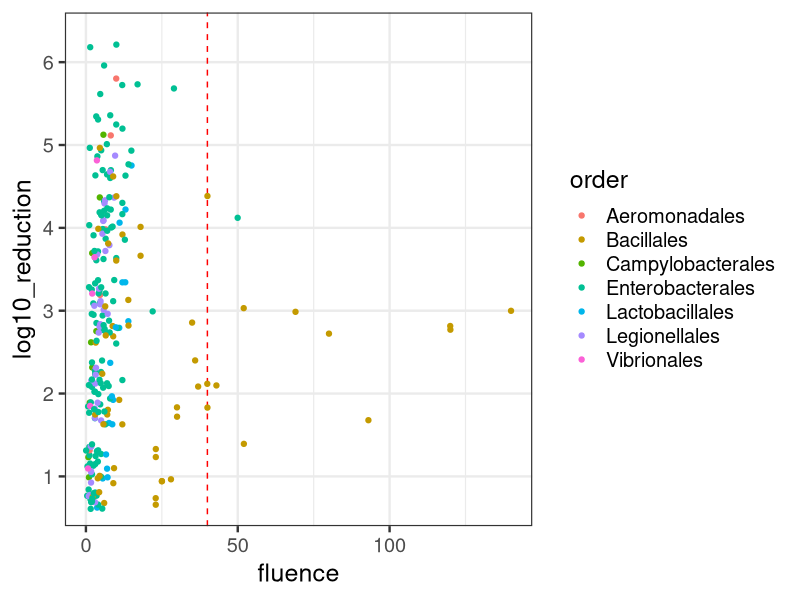
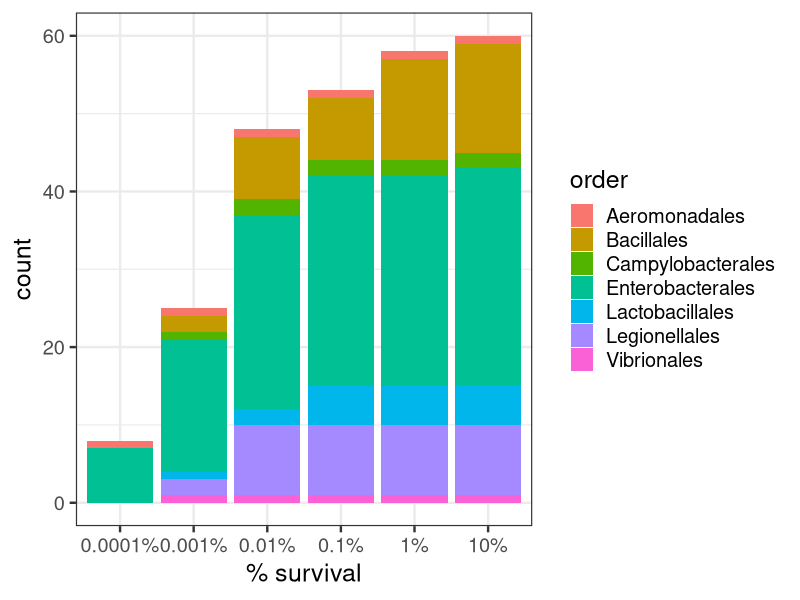
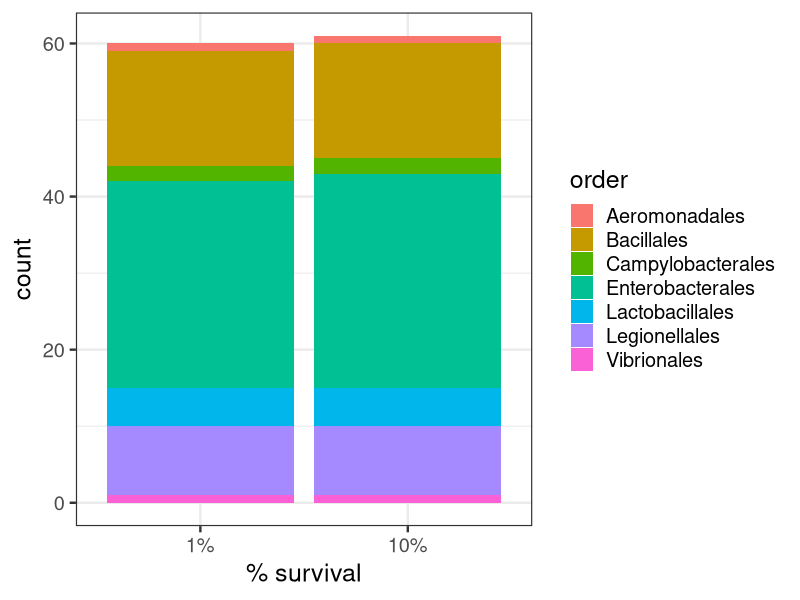

Recreate these plots in R, in order.
## ---- chunk 1
#| label: load-packages
#| include: false
library(tidyverse)
library(scales)
setwd("~/Desktop/UV/")
## ---- chunk 2
#| label: load-data

# making list to filter out kingdoms we are not interested in
remove <- c("Animalia", "Plantae","Fungi","Protozoa","Archaea","Virus")

# read in UV data
UV <- read.csv("UV_full.csv", header=TRUE)

# rename columns
names(UV) <- c("kingdom", 'phyla',	'class',	'order',	'family',	'genera',	'gram',	"species",	"number",	"method",	"type",	"host",	"lamp",	"wavelength",	"1",	"2",	"3",	"4",	"5",	"6",	"protocol",	"tailing",	"antibiotic_resistant",	"reference",	"action_spectrum", "pathogen")

# pivot table from wider to longer on fluence value required for log10 reduction of microbe
UV <-  pivot_longer(UV, c("1",	"2",	"3",	"4",	"5",	"6"), names_to = "log10_reduction", values_to = "fluence") %>% 
  # use log10 reduction as number
  #transform(log10_reduction = as.numeric(log10_reduction)) %>% 
  # remove empty rows with no UV data
  filter(!is.na(fluence)) %>% 
  # select specific columns to take forward
  select("kingdom", 'order',	'genera',	'gram',	"species",	"lamp",	"wavelength",	"antibiotic_resistant",	"pathogen", "log10_reduction", "fluence") %>%
  # filter out unwanted kingdoms
  filter(!kingdom %in% remove) %>%
  # filter out non-pathogens
  filter(pathogen == "Y") %>%
  # thresholding fluence
  filter(fluence >= 0 & fluence <= 500)

# add conditional column of % survival based on log10_reduction
UV <- mutate(UV,
             percent_survival = case_when(log10_reduction == 1 ~ "10%",
                                       log10_reduction == 2 ~ "1%",
                                       log10_reduction == 3 ~ "0.1%",
                                       log10_reduction == 4 ~ "0.01%",
                                       log10_reduction == 5 ~ "0.001%",
                                       log10_reduction == 6 ~ "0.0001%"))
## ---- chunk 3
#| label: fig-scatterplot
#| fig-cap: "Log10 reduction in bacterial load at increasing UV fluence"
#| fig-width: 10
#| fig-height: 7

cbp1 <- c("#999999", "#E69F00", "#CC79A7", "#56B4E9",
          "#F0E442", "#0072B2", "#D55E00", "#009E73")

ggplot(UV, aes(x=fluence, y=log10_reduction)) +
  theme_bw(base_size=18) +  
  geom_vline(xintercept=40, linetype="dashed", color = "red") +
  geom_jitter(aes(col=order))
## ---- chunk 4
#| label: fig-histogram1
#| fig-cap: "Using a 40 mJ/cm lamp (or weaker), expected survival of bacteria"
#| fig-width: 10
#| fig-height: 7

UV_2 <- filter(UV, fluence<=40)
ggplot(UV_2, aes(x=percent_survival,fill=order)) +
  theme_bw(base_size=18) + 
  geom_bar() +
  labs(x="% survival")
## ---- chunk 5
#| label: fig-histogram2
#| fig-cap: "Expected survival of >0.01% of pathogen pop."
#| fig-width: 10
#| fig-height: 7

UV_2 <- filter(UV, log10_reduction <3)
ggplot(UV_2, aes(x=percent_survival,fill=order)) +
  theme_bw(base_size=18) + 
  geom_bar() +
  labs(x="% survival")
## ---- chunk 6
#| label: scraps
#| include: false
  #geom_smooth(aes(col=kingdom),method = "lm") +
  #scale_color_manual(values=cbp1) 
  #labs(x="Log10 Reduction", y="Fluence (mJ/cm2)", title="% reduction, pathogenic species") +
  #scale_y_continuous(trans = log10_trans(), breaks = trans_breaks("log10", function(x) 10^x), labels = trans_format("log10", math_format(10^.x)))

# UV %>% 
#   select("kingdom", 'phyla',	'class',	'order',	'family',	'genera',	'gram',	"species",	"number",	"method",	"type",	"host",	"lamp",	"wavelength",	"protocol",	"tailing",	"antibiotic_resistant",	"reference",	"action_spectrum", "pathogen", "percent_reduction", "fluence") %>% 
#   filter(!kingdom %in% remove) %>%
#   #filter(!percent_reduction ==	"99.9999%") %>%
#   #filter(!percent_reduction == "99.999%") %>%
#   filter(pathogen == "Y") %>%
#   filter(kingdom == "Bacteria") %>% 
#   ggplot(aes(x=percent_reduction, y=fluence)) +
#   theme_bw(base_size=18) +  
#   geom_hline(yintercept=40, linetype="dashed", color = "red") +
#   geom_boxplot(position = position_dodge(preserve = "single")) +
#   labs(x="Percent Reduction", y="Fluence (mJ/cm2)", title="% reduction, pathogenic bacterial species") 
#   #scale_y_continuous(trans = log10_trans(), breaks = trans_breaks("log10", function(x) 10^x), labels = trans_format("log10", math_format(10^.x)))
# UV %>% 
#   filter(kingdom== "Bacteria") %>% 
#   filter(pathogen == "Y") %>% 
#   #filter(fluence > 40) %>% 
#   write.csv("bacteria3.csv")
# 
# UV_bacteria <- filter(UV, !is.na(gram))
# UV_bacteria <- filter(UV_bacteria, log_reduction =="log_2")
# 
# UV_bacteria %>% 
#   ggplot(aes(x=percent_reduction, y=fluence)) + 
#   geom_boxplot() +
#   theme_bw(base_size=18) +
#   #coord_cartesian(ylim=c(0,20)) +
#   labs(x="Percent Reduction in Bacteria", y="Fluence (mJ/cm2)")
#   #scale_y_continuous(trans = log10_trans(), breaks = trans_breaks("log10", function(x) 10^x), labels = trans_format("log10", math_format(10^.x)))
# 
# UV %>%
#   filter(species == "Listeria monocytogenes") %>%
#   ggplot(aes(x=percent_reduction, y=fluence)) +
#   geom_point(size=3) +
#   theme_bw(base_size=18) +
#   #scale_x_continuous(breaks = scales::pretty_breaks(n = 10)) +
#   geom_hline(yintercept=40, linetype="dashed", color = "red") +
#   #scale_fill_manual(values=c("#E69F00", "#56B4E9", "#009E73", "#F0E442", "#0072B2", "#D55E00", "#CC79A7")) +
#   labs(x="Reduction in Listeria monocytogenes", y="UV Fluence (mJ/cm2)")
# 
# UV %>%
#   filter(str_detect(species, "Cryptosporidium*")) %>%
#   ggplot(aes(x=percent_reduction, y=fluence)) +
#   geom_boxplot() +
#   theme_bw(base_size=18) +
#   #scale_x_continuous(breaks = scales::pretty_breaks(n = 10)) +
#   geom_hline(yintercept=40, linetype="dashed", color = "red") +
#   #scale_fill_manual(values=c("#E69F00", "#56B4E9", "#009E73", "#F0E442", "#0072B2", "#D55E00", "#CC79A7")) +
#   labs(x="Reduction in Cryptosporidium", y="UV Fluence (mJ/cm2)")
# 
# UV %>%
#   filter(str_detect(species, "Salmonella*")) %>%
#   ggplot(aes(x=percent_reduction, y=fluence)) +
#   geom_boxplot() +
#   theme_bw(base_size=18) +
#   #scale_x_continuous(breaks = scales::pretty_breaks(n = 10)) +
#   geom_hline(yintercept=40, linetype="dashed", color = "red") +
#   #scale_fill_manual(values=c("#E69F00", "#56B4E9", "#009E73", "#F0E442", "#0072B2", "#D55E00", "#CC79A7")) +
#   labs(x="Reduction in Salmonella", y="UV Fluence (mJ/cm2)")
# 
# 
# UV %>%
#   filter(str_detect(species, "Legionella*")) %>%
#   ggplot(aes(x=percent_reduction, y=fluence)) +
#   geom_boxplot() +
#   theme_bw(base_size=18) +
#   #scale_x_continuous(breaks = scales::pretty_breaks(n = 10)) +
#   geom_hline(yintercept=40, linetype="dashed", color = "red") +
#   #scale_fill_manual(values=c("#E69F00", "#56B4E9", "#009E73", "#F0E442", "#0072B2", "#D55E00", "#CC79A7")) +
#   labs(x="Reduction in Legionella", y="UV Fluence (mJ/cm2)")
# 
# 
# UV %>%
#   filter(str_detect(number, "O157.*")) %>% 
#   ggplot(aes(y=fluence, x=log10_reduction)) +
#   geom_boxplot() +
#   theme_bw(base_size=18) +
#   geom_hline(yintercept=40, linetype="dashed", color = "red") +
#   scale_y_continuous(breaks = scales::pretty_breaks(n = 10)) +
#   #scale_fill_manual(values=c("#E69F00", "#56B4E9", "#009E73", "#F0E442", "#0072B2", "#D55E00", "#CC79A7")) +
#   labs(x="Log 10 Reduction in E. coli 0157:H7", y="UV Fluence (mJ/cm2)")
# 
# UV_all <- filter(UV, log_reduction == "log_1")
# ggplot(UV_all, aes(x=kingdom, y=fluence)) + 
#   geom_jitter(aes(col=phyla)) +
#   geom_hline(yintercept=40, linetype="dashed", color = "red") +
#   labs(x="Kingdom", y="Fluence (mJ/cm2)", title="dose required for 1-log reduction") +
#   theme(legend.position = "none") +
#   scale_y_continuous(trans = log10_trans(), breaks = trans_breaks("log10", function(x) 10^x), labels = trans_format("log10", math_format(10^.x)))
# 
# ####FSA####
# FSA <- read.csv("FSA.csv", header=TRUE)
# 
# FSA %>%
#   arrange(desc(Cases_Median)) %>% 
#   mutate(Kingdom=factor(Kingdom, levels=Kingdom)) %>% 
#   ggplot(aes(x=Kingdom, y=Cases_Median)) +
#   geom_col() +
#   labs(y="Median cases in UK", x=NULL) +
#   theme_bw()
# 
# FSA %>%
#   arrange(desc(Hospital_median)) %>% 
#   mutate(Species=factor(Species, levels=Species)) %>% 
#   ggplot(aes(x=Species, y=Hospital_median)) +
#   geom_col(aes(fill=Kingdom)) +
#   labs(y="Median hospitalisations in UK", x=NULL) +
#   theme_bw() +
#   scale_y_continuous(trans = log10_trans(), breaks = trans_breaks("log10", function(x) 10^x), labels = trans_format("log10", math_format(10^.x))) +
#   theme(axis.text.x = element_text(angle = 90, vjust = 0.5, hjust=1))
# 
# FSA %>% 
#   mutate(percent=Hospital_median/Cases_Median*100) %>%
#   arrange(desc(percent)) %>% 
#   mutate(Species=factor(Species, levels=Species)) %>% 
#   ggplot(aes(x=Species, y=percent)) +
#   geom_col(aes(fill=Kingdom)) +
#   labs(y="% Hospitalisation", x=NULL) +
#   theme_bw() +
#   coord_cartesian(ylim=c(0,100)) +
#   theme(axis.text.x = element_text(angle = 90, vjust = 0.5, hjust=1))
#   
